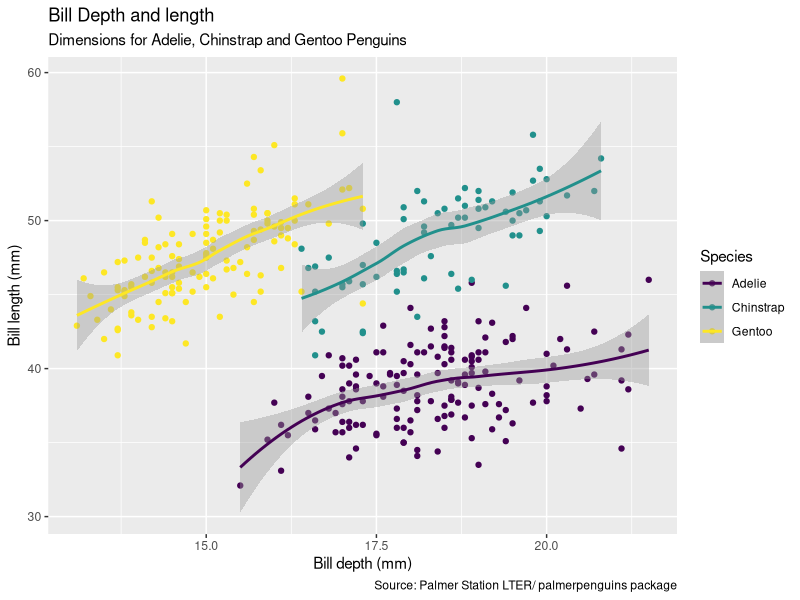

The R source for this figure:
## Install package  
install.packages("palmerpenguins") 

##loading libraries or packages
library(tidyverse) #opens data toolkit
library(palmerpenguins) #penguin data
library (here) 
glimpse(penguins) #view raw penguin data

### create ggplot ###

##practice##

ggplot (data = penguins, 
        mapping = aes (x = bill_depth_mm, 
                       y = bill_length_mm, color = species)) + 
  geom_point() +
  geom_smooth()+
  labs (title = "Bill Depth and length", 
        subtitle = "Dimensions for Adelie, Chinstrap and Gentoo Penguins", 
        x = "Bill depth (mm)", y = "Bill length (mm)", 
        color = "Species", 
        caption = "Source: Palmer Station LTER/ palmerpenguins package") + 
  scale_color_viridis_d()
